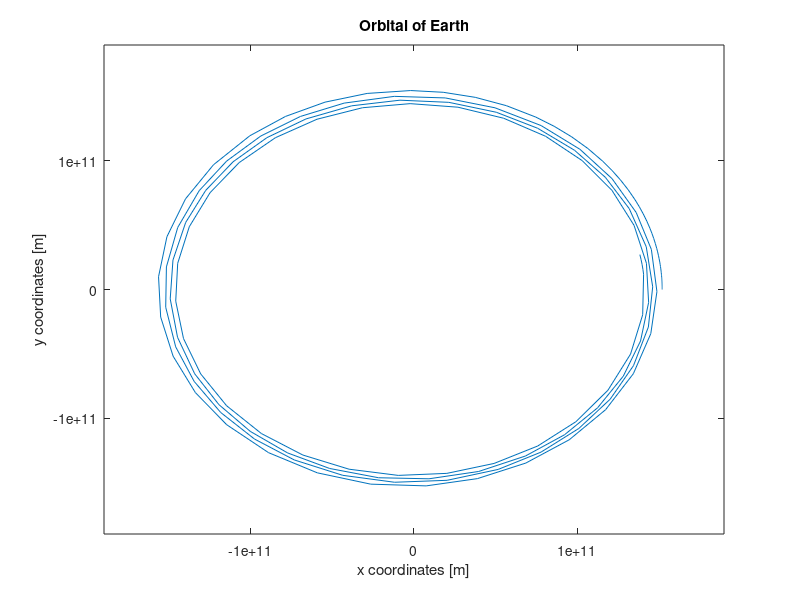
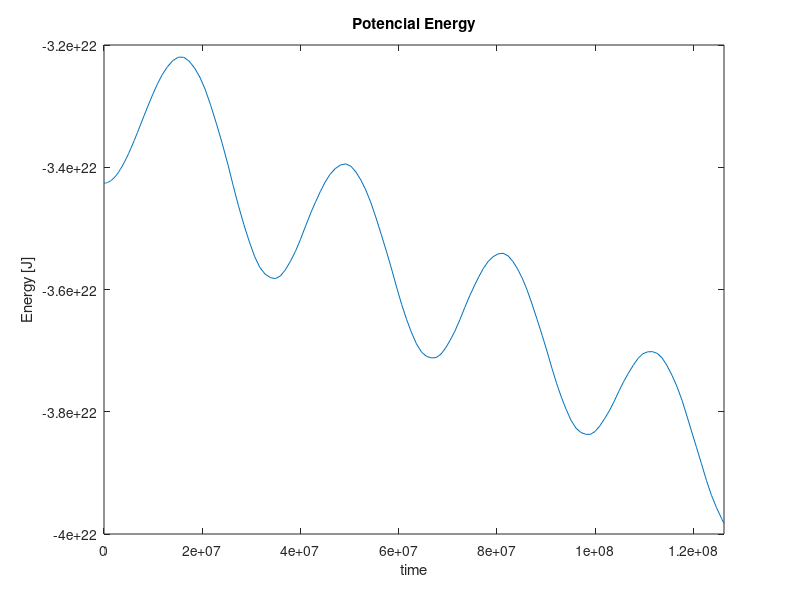
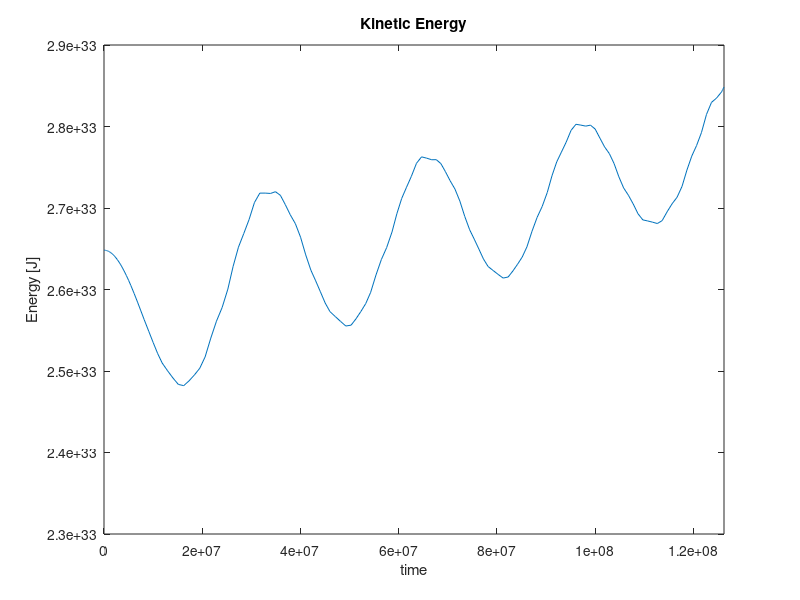
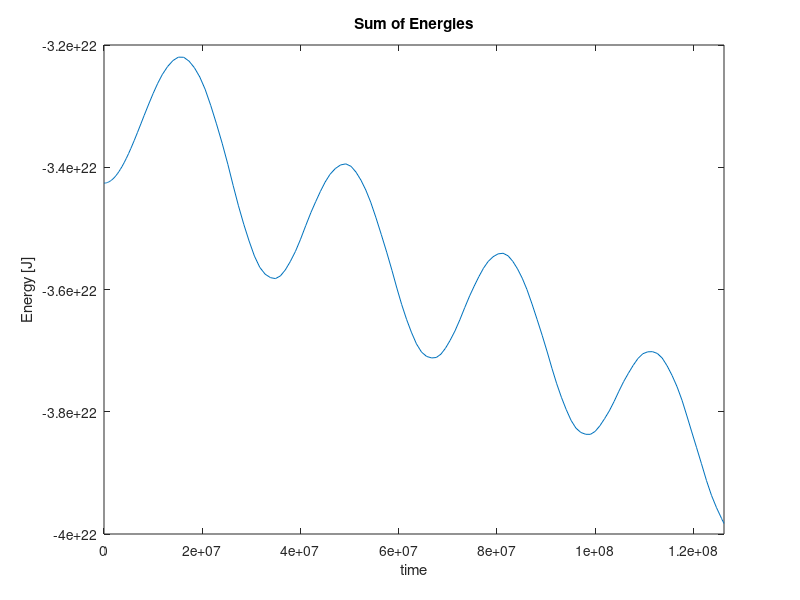

Here is the MATLAB script that generated these plots, in order:
clear all, close all;

M=1.98847e+30;      %Nap tömege [kg]
m=5.9722e+24;       %Föld tömege [kg]
G=6.67404e-11;      %gravitációs állandó [m^3*kg^{-1}*s^{-2}]
r_nap=696342000;

R=152.10e+9;     %átlagos távolság a Naptól [m]

year=4;

T=365.256*24*60*60*year;     %keringési idõ [s]

figure(1);
keztedi_feltetelek=[0, 29780, R, 0];

diff= @(t, u) [-G*M*u(3)/(u(3)^2+u(4)^2)^(3/2); -G*M*u(4)/(u(3)^2+u(4)^2)^(3/2); u(1); u(2)];
[U, V]=ode45(diff, [0, T], keztedi_feltetelek);

plot(V(:,3), V(:,4));
xlim([-190e+9, 190e+9]);
ylim([-190e+9, 190e+9]);
xlabel('x coordinates [m]');
ylabel('y coordinates [m]');
title('Orbital of Earth');

    figure(2);
    plot(U(:,1), -G*M*m./(V(:,3).^2+V(:,4).^2))
    xlim([0, T]);
  %  ylim([-3.60e+22, -3.48e+22]);
    xlabel('time');
    ylabel('Energy [J]');
    title('Potencial Energy');
    
    figure(3);
    plot(U(:,1), 0.5*m.*(V(:,1).^2+V(:,2).^2))
    xlim([0, T]);    
  %  ylim([2.6e+33, 2.7e+33]);
    xlabel('time');
    ylabel('Energy [J]');
    title('Kinetic Energy');
    
    figure(4);
    plot(U(:,1), -G*M*m./(V(:,3).^2+V(:,4).^2) +0.5.*(V(:,1).^2+V(:,2).^2))
    xlim([0, T]);    
%    ylim([2.6e+33, 2.7e+33]);
    xlabel('time');
    ylabel('Energy [J]');
    title('Sum of Energies');